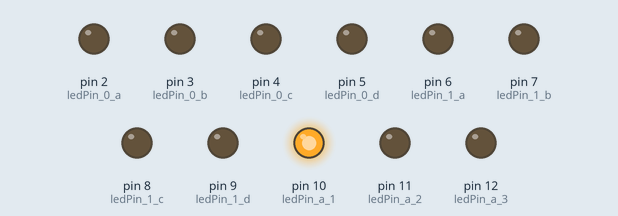
A sketch run on a simulated Arduino Uno, built with avr-gcc and run on an emulated ATmega328P. On the bench: output pins drawn as LEDs (lit = HIGH).

Above: at 0.1 s.
At 0.9 s:
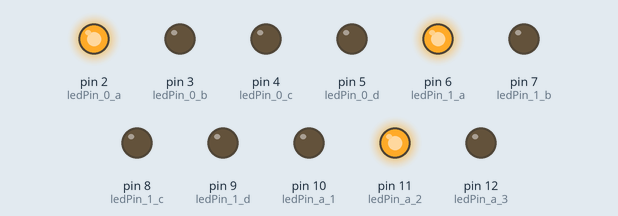
At 1.9 s:
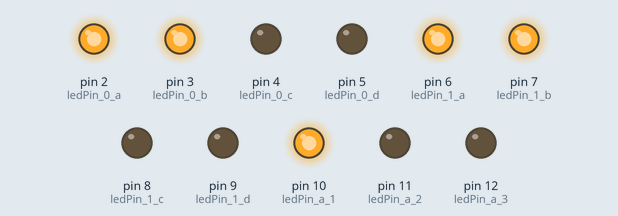
At 3.9 s:
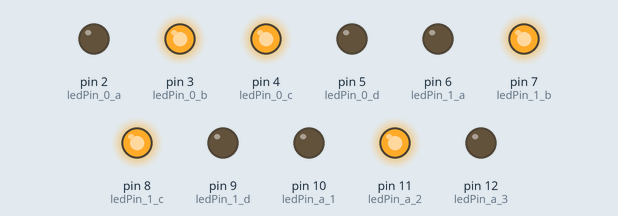
At 5.7 s:
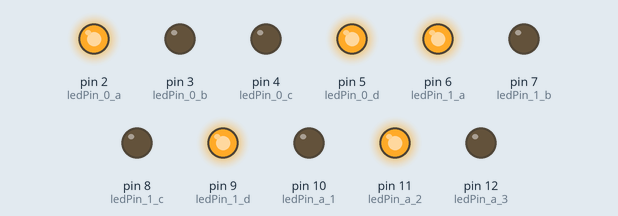
At 7.7 s:
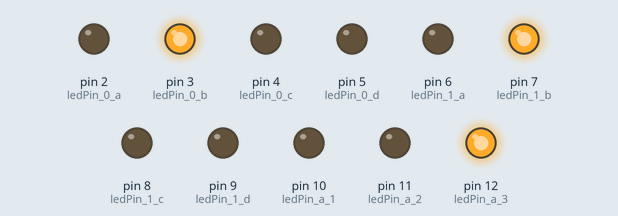
Timing chart, 0 to 8.0 s (numbered marks = the images above):
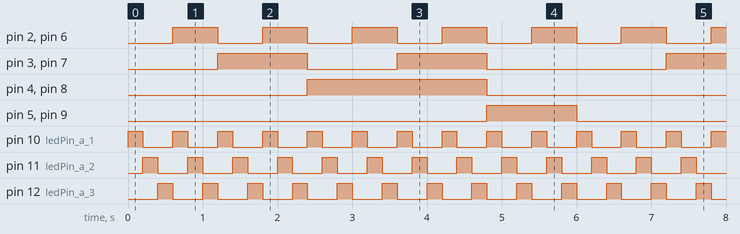

Measured:
- by itself, pin 2 (ledPin_0_a), pin 6 (ledPin_1_a): alternates HIGH for 0.60 s and LOW for 0.60 s
- by itself, pin 3 (ledPin_0_b), pin 7 (ledPin_1_b): repeats every 6.0 s: LOW 1.2 s, HIGH 1.2 s, LOW 2.4 s, HIGH 1.2 s
- by itself, pin 4 (ledPin_0_c), pin 8 (ledPin_1_c): alternates HIGH for 2.4 s and LOW for 3.6 s
- by itself, pin 5 (ledPin_0_d), pin 9 (ledPin_1_d): alternates HIGH for 1.2 s and LOW for 4.8 s
- by itself, pin 10 (ledPin_a_1), pin 11 (ledPin_a_2), pin 12 (ledPin_a_3): alternates HIGH for 0.20 s and LOW for 0.40 s

The sketch:

nixie_test.ino
```cpp
//
// Arduinix Single Bulb
//
// This code runs a single bulb on both chip outputs.
//
// by Jeremy Howa
// www.robotpirate.com
// www.arduinix.com
// 2008
//

// SN74141 : True Table
//D C B A #
//L,L,L,L 0
//L,L,L,H 1
//L,L,H,L 2
//L,L,H,H 3
//L,H,L,L 4
//L,H,L,H 5
//L,H,H,L 6
//L,H,H,H 7
//H,L,L,L 8
//H,L,L,H 9

// SN74141 (1)
int ledPin_0_a = 2;
int ledPin_0_b = 3;
int ledPin_0_c = 4;
int ledPin_0_d = 5;
// SN74141 (2)
int ledPin_1_a = 6;
int ledPin_1_b = 7;
int ledPin_1_c = 8;
int ledPin_1_d = 9;

// anod pins
int ledPin_a_1 = 10;
int ledPin_a_2 = 11;
int ledPin_a_3 = 12;

void setup()
{
  pinMode(ledPin_0_a, OUTPUT);
  pinMode(ledPin_0_b, OUTPUT);
  pinMode(ledPin_0_c, OUTPUT);
  pinMode(ledPin_0_d, OUTPUT);

  pinMode(ledPin_1_a, OUTPUT);
  pinMode(ledPin_1_b, OUTPUT);
  pinMode(ledPin_1_c, OUTPUT);
  pinMode(ledPin_1_d, OUTPUT);

  pinMode(ledPin_a_1, OUTPUT);
  pinMode(ledPin_a_2, OUTPUT);
  pinMode(ledPin_a_3, OUTPUT);
}

////////////////////////////////////////////////////////////////////////
//
// DisplayNumberSet
// Use: Passing anod number, and number for bulb 1 and bulb 2, this function
//      looks up the truth table and opens the correct outs from the arduino
//      to light the numbers given to this funciton (num1,num2).
//      On a 6 nixie bulb setup.
//
////////////////////////////////////////////////////////////////////////
void DisplayNumberSet( int anod, int num1, int num2 )
{
  int anodPin;
  int a,b,c,d;

  // set defaults.
  a=1;b=1;c=0;d=1; // will display a zero.
  anodPin =  ledPin_a_1;     // default on first anod.

  // Select what anod to fire.
  switch( anod )
  {
    case 0:    anodPin =  ledPin_a_1;    break;
    case 1:    anodPin =  ledPin_a_2;    break;
    case 2:    anodPin =  ledPin_a_3;    break;
  }

  // Load the a,b,c,d.. to send to the SN74141 IC (1)
  switch( num1 )
  {
    case 0: a=0;b=0;c=0;d=0;break;
    case 1: a=1;b=0;c=0;d=0;break;
    case 2: a=0;b=1;c=0;d=0;break;
    case 3: a=1;b=1;c=0;d=0;break;
    case 4: a=0;b=0;c=1;d=0;break;
    case 5: a=1;b=0;c=1;d=0;break;
    case 6: a=0;b=1;c=1;d=0;break;
    case 7: a=1;b=1;c=1;d=0;break;
    case 8: a=0;b=0;c=0;d=1;break;
    case 9: a=1;b=0;c=0;d=1;break;
  }

  // Write to output pins.
  digitalWrite(ledPin_0_d, d);
  digitalWrite(ledPin_0_c, c);
  digitalWrite(ledPin_0_b, b);
  digitalWrite(ledPin_0_a, a);

  // Load the a,b,c,d.. to send to the SN74141 IC (2)
  switch( num2 )
  {
    case 0: a=0;b=0;c=0;d=0;break;
    case 1: a=1;b=0;c=0;d=0;break;
    case 2: a=0;b=1;c=0;d=0;break;
    case 3: a=1;b=1;c=0;d=0;break;
    case 4: a=0;b=0;c=1;d=0;break;
    case 5: a=1;b=0;c=1;d=0;break;
    case 6: a=0;b=1;c=1;d=0;break;
    case 7: a=1;b=1;c=1;d=0;break;
    case 8: a=0;b=0;c=0;d=1;break;
    case 9: a=1;b=0;c=0;d=1;break;
  }

  // Write to output pins
  digitalWrite(ledPin_1_d, d);
  digitalWrite(ledPin_1_c, c);
  digitalWrite(ledPin_1_b, b);
  digitalWrite(ledPin_1_a, a);

  // Turn on this anod.
  digitalWrite(anodPin, HIGH);

  // Delay
  // NOTE: With the differnce in Nixie bulbs you may have to change
  //       this delay to set the update speed of the bulbs. If you
  //       dont wait long enough the bulb will be dim or not light at all
  //       you want to set this delay just right so that you have
  //       nice bright output yet quick enough so that you can multiplex with
  //       more bulbs.

  // NOTE: delay here is set high because we are using it as a delay for the count up..
  delay(200);

  // Shut off this anod.
  digitalWrite(anodPin, LOW);
}

////////////////////////////////////////////////////////////////////////
//
//
////////////////////////////////////////////////////////////////////////
void loop()
{
  // NOTE: We are just using anod 1 and bulb on each chip output
  //       you should see both bulbs count up to 9 and then reset to 0.

  int anod = 0;
  int chip1 = 0;
  int chip2 = 0;

  while( chip1!=10 )
  {
    // Fire up a number on each chip and trigger "anod" pin
    // this funtion has a large delay so you have time to see
    // the number display.. then we bump up the count and loop back
    // You should see each bulb count up from 0 to 9 and then back to zero.
    DisplayNumberSet( anod, chip1, chip2 );
    DisplayNumberSet( anod + 1, chip1, chip2 );
    DisplayNumberSet( anod + 2, chip1, chip2 );
    chip1++;
    chip2++;
   }
}
```
